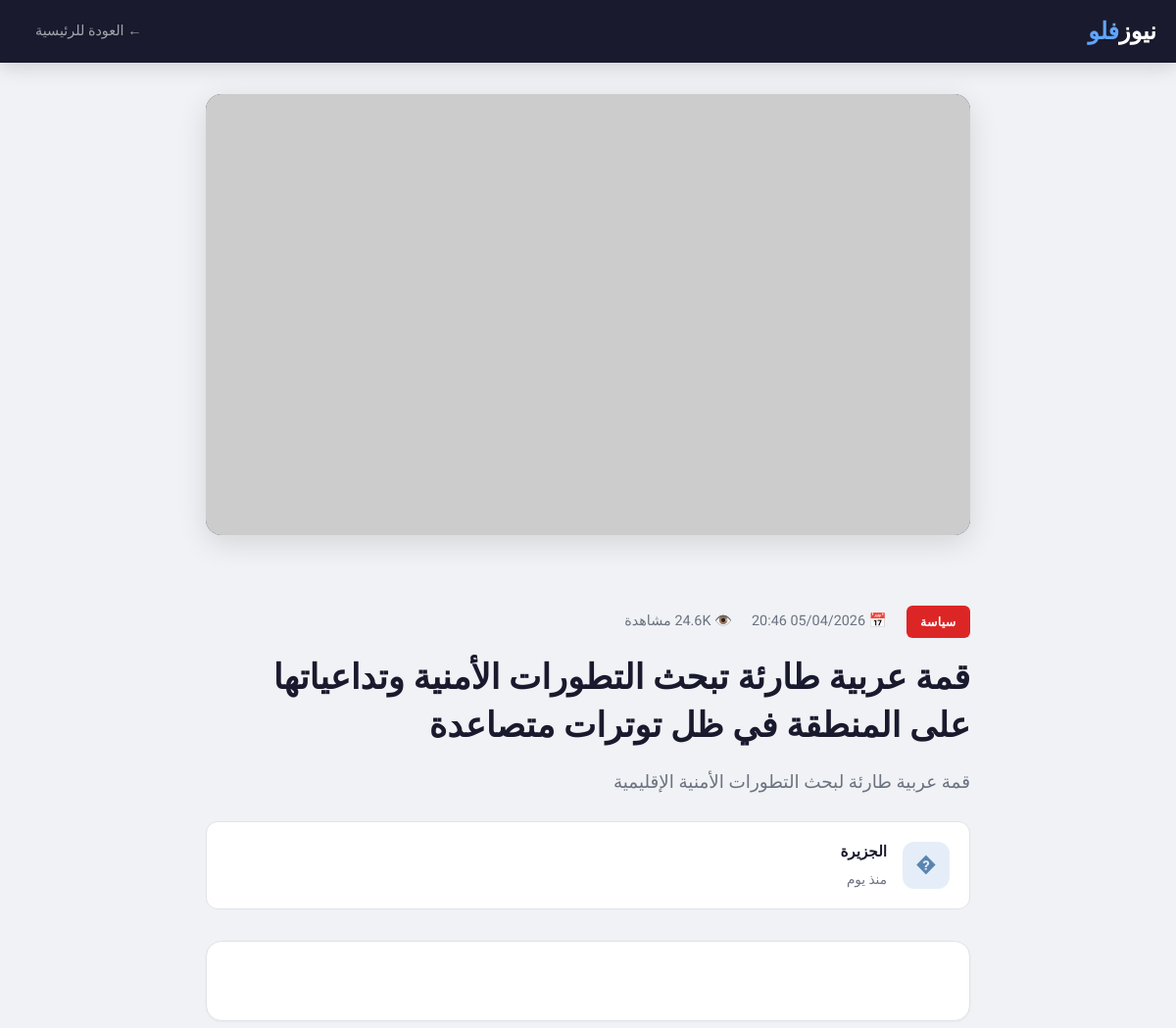
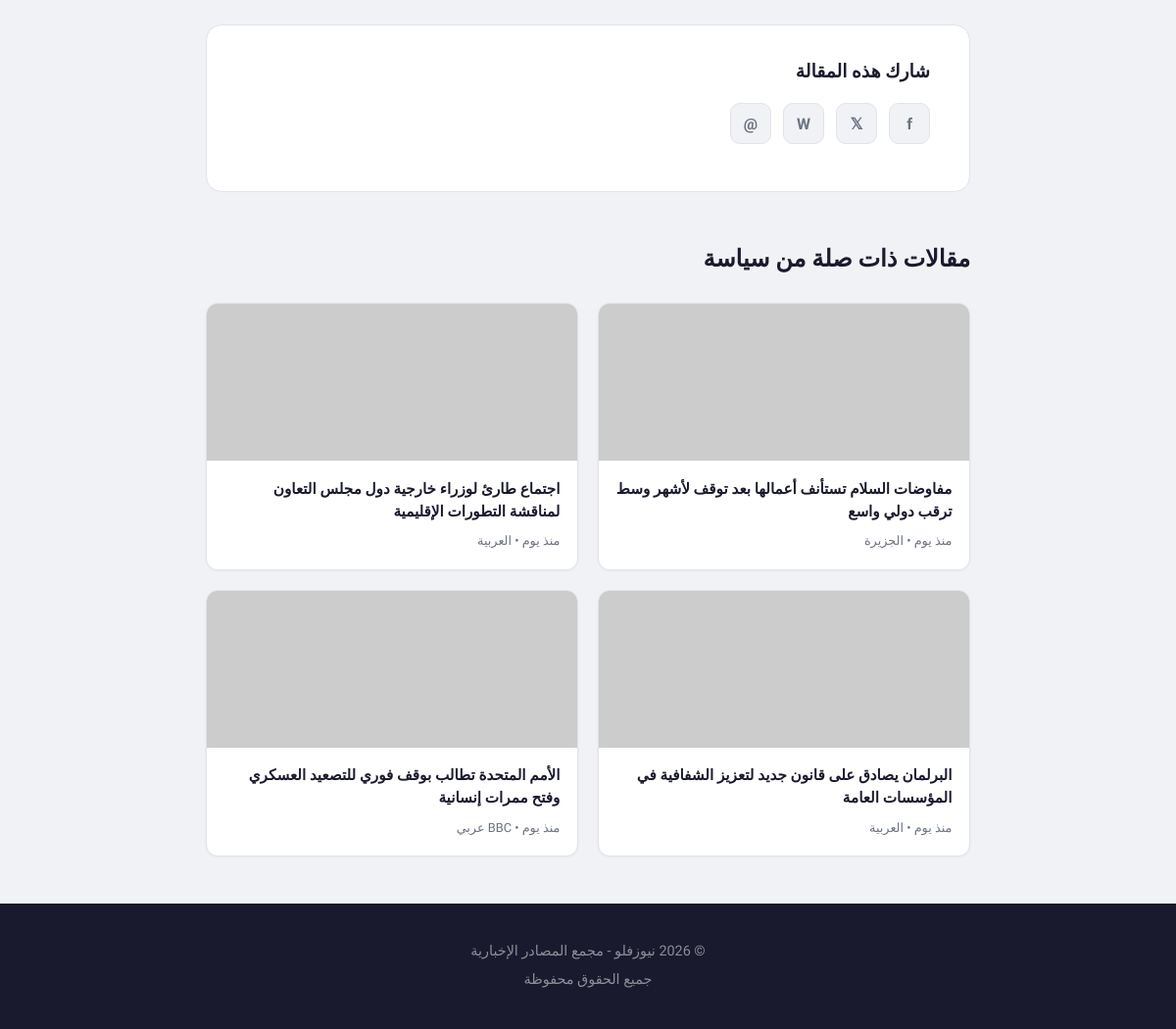
Screenshot of /article.php?id=1 with the database file from the repository (2 pictures, top to bottom).
### tables this page shows
CREATE TABLE IF NOT EXISTS `articles` (
  `id` int(11) NOT NULL AUTO_INCREMENT,
  `title` varchar(500) NOT NULL,
  `slug` varchar(500) NOT NULL,
  `excerpt` text DEFAULT NULL,
  `content` longtext DEFAULT NULL,
  `image_url` varchar(500) DEFAULT NULL,
  `source_url` varchar(1000) DEFAULT NULL,
  `category_id` int(11) DEFAULT NULL,
  `source_id` int(11) DEFAULT NULL,
  `is_featured` tinyint(1) DEFAULT 0,
  `is_breaking` tinyint(1) DEFAULT 0,
  `is_hero` tinyint(1) DEFAULT 0,
  `view_count` int(11) DEFAULT 0,
  `comments` int(11) DEFAULT 0,
  `status` enum('published','draft','archived') DEFAULT 'published',
  `published_at` timestamp DEFAULT CURRENT_TIMESTAMP,
  `created_at` timestamp DEFAULT CURRENT_TIMESTAMP,
  `updated_at` timestamp DEFAULT CURRENT_TIMESTAMP ON UPDATE CURRENT_TIMESTAMP,
  PRIMARY KEY (`id`),
  KEY `category_id` (`category_id`),
  KEY `source_id` (`source_id`),
  KEY `status` (`status`),
  KEY `is_breaking` (`is_breaking`),
  KEY `is_featured` (`is_featured`),
  KEY `published_at` (`published_at`),
  CONSTRAINT `fk_article_category` FOREIGN KEY (`category_id`) REFERENCES `categories` (`id`) ON DELETE SET NULL,
  CONSTRAINT `fk_article_source` FOREIGN KEY (`source_id`) REFERENCES `sources` (`id`) ON DELETE SET NULL
);

CREATE TABLE IF NOT EXISTS `categories` (
  `id` int(11) NOT NULL AUTO_INCREMENT,
  `name` varchar(100) NOT NULL,
  `slug` varchar(100) NOT NULL,
  `icon` varchar(10) DEFAULT NULL,
  `css_class` varchar(50) DEFAULT NULL,
  `sort_order` int(11) DEFAULT 0,
  `is_active` tinyint(1) DEFAULT 1,
  `created_at` timestamp DEFAULT CURRENT_TIMESTAMP,
  PRIMARY KEY (`id`),
  UNIQUE KEY `slug` (`slug`)
);

CREATE TABLE IF NOT EXISTS `sources` (
  `id` int(11) NOT NULL AUTO_INCREMENT,
  `name` varchar(200) NOT NULL,
  `slug` varchar(200) NOT NULL,
  `logo_letter` varchar(5) DEFAULT NULL,
  `logo_color` varchar(20) DEFAULT '#5a85b0',
  `logo_bg` varchar(20) DEFAULT '#e5eef8',
  `url` varchar(500) DEFAULT NULL,
  `rss_url` varchar(500) DEFAULT NULL,
  `is_active` tinyint(1) DEFAULT 1,
  `articles_today` int(11) DEFAULT 0,
  `created_at` timestamp DEFAULT CURRENT_TIMESTAMP,
  PRIMARY KEY (`id`),
  UNIQUE KEY `slug` (`slug`)
);

### includes/functions.php (called while the page is built, shortened)
<?php
function getArticleById($id) {
    $db = getDB();
    $stmt = $db->prepare("SELECT a.*, c.name as cat_name, c.slug as cat_slug, c.css_class,
                           s.name as source_name, s.logo_letter, s.logo_color, s.logo_bg
                           FROM articles a
                           LEFT JOIN categories c ON a.category_id = c.id
                           LEFT JOIN sources s ON a.source_id = s.id
                           WHERE a.id = ?");
    $stmt->execute([$id]);
    return $stmt->fetch();
}
function timeAgo($datetime) {
    $now = new DateTime();
    $ago = new DateTime($datetime);
    $diff = $now->diff($ago);
    if ($diff->d == 1) return 'منذ يوم';
    return 'الآن';
}
function e($str) {
    return htmlspecialchars($str, ENT_QUOTES, 'UTF-8');
}

### article.php (the view, shortened to what this page needs)
<?php
require_once __DIR__ . '/includes/functions.php';
$articleId = isset($_GET['id']) ? (int)$_GET['id'] : 0;
$article = getArticleById($articleId);
$relatedArticles = [];
if ($article['cat_slug']) {
    $db = getDB();
    $stmt = $db->prepare("SELECT a.id, a.title, a.image_url, a.excerpt, a.published_at,
                          c.name as cat_name, c.slug as cat_slug, c.css_class,
                          s.name as source_name
                          FROM articles a
                          LEFT JOIN categories c ON a.category_id = c.id
                          LEFT JOIN sources s ON a.source_id = s.id
                          WHERE c.slug = ? AND a.id != ? AND a.status = 'published'
                          ORDER BY a.published_at DESC LIMIT 4");
    $stmt->execute([$article['cat_slug'], $articleId]);
    $relatedArticles = $stmt->fetchAll();
}
?>
<!DOCTYPE html>
<html lang="ar" dir="rtl">
<head>
</head>
<body>
    <header class="header">
        <div class="container">
            <a href="index.php" class="logo">نيوز<span>فلو</span></a>
            <a href="index.php" class="back-btn">&larr; العودة للرئيسية</a>
        </div>
    </header>
    <main class="container">
        <?php if ($article['image_url']): ?>
            <img src="<?php echo e($article['image_url']); ?>" alt="<?php echo e($article['title']); ?>" class="article-hero">
        <?php endif; ?>
        <article class="article-header">
            <div class="article-meta">
                <?php if ($article['cat_name']): ?>
                    <span class="category-badge <?php echo e($article['css_class'] ?? ''); ?>">
                        <?php echo e($article['cat_name']); ?>
                    </span>
                <?php endif; ?>
                <span>📅 <?php echo date('d/m/Y H:i', strtotime($article['published_at'])); ?></span>
                <span>👁️ <?php echo formatViews($article['view_count']); ?> مشاهدة</span>
            </div>
            <h1><?php echo e($article['title']); ?></h1>
            <p class="article-excerpt"><?php echo e($article['excerpt']); ?></p>
            <?php if ($article['source_name']): ?>
                <div class="source-info">
                    <div class="source-logo" style="background: <?php echo e($article['logo_bg'] ?: '#3b82f6'); ?>; color: <?php echo e($article['logo_color'] ?: 'white'); ?>;">
                        <?php echo e(strtoupper(substr($article['source_name'], 0, 1))); ?>
                    </div>
                    <div class="source-details">
                        <h3><?php echo e($article['source_name']); ?></h3>
                        <p class="source-time"><?php echo timeAgo($article['published_at']); ?></p>
                    </div>
                </div>
            <?php endif; ?>
        </article>
        <div class="article-content">
        </div>
        <div class="article-footer">
            <h3 style="margin-bottom: 1rem;">شارك هذه المقالة</h3>
            <div class="sharing">
                <a href="https://www.facebook.com/sharer/sharer.php?u=<?php echo urlencode(SITE_URL . '/article.php?id=' . $article['id']); ?>" class="share-btn" title="شارك على فيسبوك" target="_blank">f</a>
                <a href="https://twitter.com/intent/tweet?text=<?php echo urlencode($article['title']); ?>&url=<?php echo urlencode(SITE_URL . '/article.php?id=' . $article['id']); ?>" class="share-btn" title="شارك على تويتر" target="_blank">𝕏</a>
                <a href="https://wa.me/?text=<?php echo urlencode($article['title'] . ' ' . SITE_URL . '/article.php?id=' . $article['id']); ?>" class="share-btn" title="شارك على واتس آب" target="_blank">W</a>
                <a href="mailto:?subject=<?php echo urlencode($article['title']); ?>&body=<?php echo urlencode($article['title'] . '\n' . SITE_URL . '/article.php?id=' . $article['id']); ?>" class="share-btn" title="أرسل بالبريد الإلكتروني">@</a>
            </div>
        </div>
        <?php if (!empty($relatedArticles)): ?>
            <section class="related-articles">
                <h2>مقالات ذات صلة من <?php echo e($article['cat_name']); ?></h2>
                <div class="articles-grid">
                    <?php foreach ($relatedArticles as $related): ?>
                        <a href="article.php?id=<?php echo $related['id']; ?>" class="article-card">
                            <?php if ($related['image_url']): ?>
                                <img src="<?php echo e($related['image_url']); ?>" alt="<?php echo e($related['title']); ?>" class="article-card-image">
                            <?php endif; ?>
                            <div class="article-card-body">
                                <h3 class="article-card-title"><?php echo e($related['title']); ?></h3>
                                <p class="article-card-meta">
                                    <?php echo timeAgo($related['published_at']); ?> • <?php echo e($related['source_name']); ?>
                                </p>
                            </div>
                        </a>
                    <?php endforeach; ?>
                </div>
            </section>
        <?php endif; ?>
    </main>
    <footer class="footer">
        <div class="container">
            <p>&copy; 2026 <?php echo SITE_NAME; ?> - <?php echo SITE_TAGLINE; ?></p>
            <p>جميع الحقوق محفوظة</p>
        </div>
    </footer>
</body>
</html>

### article.php (style rules this page uses)
:root { --primary: #1a73e8; --primary-light: #eff6ff; --dark: #1a1a2e; --light: #f0f2f5; --gray: #6b7280; --border: #e0e3e8; --card: #ffffff; }
* { margin: 0; padding: 0; box-sizing: border-box; }
body { font-family: 'Tajawal', 'Segoe UI', Tahoma, sans-serif; background: var(--light); color: var(--dark); line-height: 1.7; }
a { text-decoration: none; color: inherit; }
.header { background: var(--dark); padding: 0; position: sticky; top: 0; z-index: 100; box-shadow: 0 4px 20px rgba(0,0,0,0.15); height: 64px; display: flex; align-items: center; }
.container { max-width: 820px; margin: 0 auto; padding: 0 1.25rem; }
.header .container { max-width: 1200px; display: flex; justify-content: space-between; align-items: center; width: 100%; }
.logo { font-size: 1.5rem; font-weight: 900; color: #fff; text-decoration: none; }
.logo span { color: #60a5fa; }
.back-btn { color: rgba(255,255,255,.6); text-decoration: none; display: flex; align-items: center; gap: 0.5rem; padding: 0.5rem 1rem; border-radius: 8px; transition: all 0.2s; font-weight: 500; font-size: 0.9rem; }
.article-hero { width: 100%; height: 450px; object-fit: cover; background: #334155; border-radius: 16px; margin: 2rem 0; box-shadow: 0 8px 30px rgba(0,0,0,.12); }
.article-header { margin: 2rem 0; }
.article-meta { display: flex; gap: 1.25rem; margin-bottom: 1rem; flex-wrap: wrap; font-size: 0.9rem; color: var(--gray); align-items: center; font-weight: 500; }
.category-badge { display: inline-block; padding: 0.35rem 0.9rem; border-radius: 6px; font-size: 0.78rem; font-weight: 700; color: white; letter-spacing: .3px; }
.category-badge.cat-political { background: #dc2626; }
h1 { font-size: 2.2rem; line-height: 1.4; margin: 1rem 0; color: var(--dark); font-weight: 900; }
.article-excerpt { font-size: 1.15rem; color: var(--gray); margin: 1rem 0; font-weight: 500; line-height: 1.8; }
.source-info { display: flex; align-items: center; gap: 1rem; padding: 1.1rem 1.25rem; background: var(--card); border-radius: 12px; margin: 1.5rem 0; border: 1px solid var(--border); }
.source-logo { width: 48px; height: 48px; border-radius: 12px; display: flex; align-items: center; justify-content: center; font-weight: 800; color: white; font-size: 1.3rem; }
.source-details h3 { font-size: 0.95rem; margin-bottom: 0.2rem; font-weight: 700; }
.source-time { font-size: 0.85rem; color: var(--gray); }
.article-content { background: var(--card); padding: 2.5rem; border-radius: 16px; margin: 2rem 0; line-height: 2; font-size: 1.1rem; border: 1px solid var(--border); box-shadow: 0 1px 3px rgba(0,0,0,.04); }
.article-footer { background: var(--card); padding: 2rem 2.5rem; border-radius: 16px; margin: 2rem 0; border: 1px solid var(--border); }
.sharing { display: flex; gap: 0.75rem; margin: 1rem 0; }
.share-btn { display: inline-flex; align-items: center; justify-content: center; width: 42px; height: 42px; border-radius: 10px; background: var(--light); color: var(--gray); text-decoration: none; transition: all 0.25s; font-size: 1rem; border: 1px solid var(--border); font-weight: 700; }
.related-articles { margin: 3rem 0; }
.related-articles h2 { font-size: 1.5rem; margin-bottom: 1.5rem; color: var(--dark); font-weight: 800; }
.articles-grid { display: grid; grid-template-columns: repeat(2, 1fr); gap: 1.25rem; }
.article-card { background: var(--card); border-radius: 12px; overflow: hidden; transition: all 0.3s; text-decoration: none; color: inherit; display: flex; flex-direction: column; border: 1px solid var(--border); box-shadow: 0 1px 3px rgba(0,0,0,.04); }
.article-card-image { width: 100%; height: 160px; object-fit: cover; background: #e5e7eb; }
.article-card-body { padding: 1.1rem; flex: 1; display: flex; flex-direction: column; }
.article-card-title { font-weight: 700; margin-bottom: 0.5rem; font-size: 0.95rem; line-height: 1.5; }
.article-card-meta { font-size: 0.8rem; color: var(--gray); font-weight: 500; }
.footer { background: var(--dark); color: rgba(255,255,255,.5); padding: 2rem 0; margin-top: 3rem; text-align: center; font-size: 0.9rem; }
.footer p { margin: 0.3rem 0; }

### rows the page displays
articles: category.name "سياسة", published_at "05/04/2026 20:46", title "قمة عربية طارئة تبحث التطورات الأمنية وتداعياتها على المنطقة في ظل توترات متصاعدة", excerpt "قمة عربية طارئة لبحث التطورات الأمنية الإقليمية", source.name "�", source.name "الجزيرة", published_at "منذ يوم"
articles: title "مفاوضات السلام تستأنف أعمالها بعد توقف لأشهر وسط ترقب دولي واسع", published_at "منذ يوم", source.name "الجزيرة"
articles: title "اجتماع طارئ لوزراء خارجية دول مجلس التعاون لمناقشة التطورات الإقليمية", published_at "منذ يوم", source.name "العربية"
articles: title "البرلمان يصادق على قانون جديد لتعزيز الشفافية في المؤسسات العامة", published_at "منذ يوم", source.name "العربية"
articles: title "الأمم المتحدة تطالب بوقف فوري للتصعيد العسكري وفتح ممرات إنسانية", published_at "منذ يوم", source.name "BBC عربي"

### other values shown
SITE_NAME "نيوزفلو"
SITE_TAGLINE "مجمع المصادر الإخبارية"
